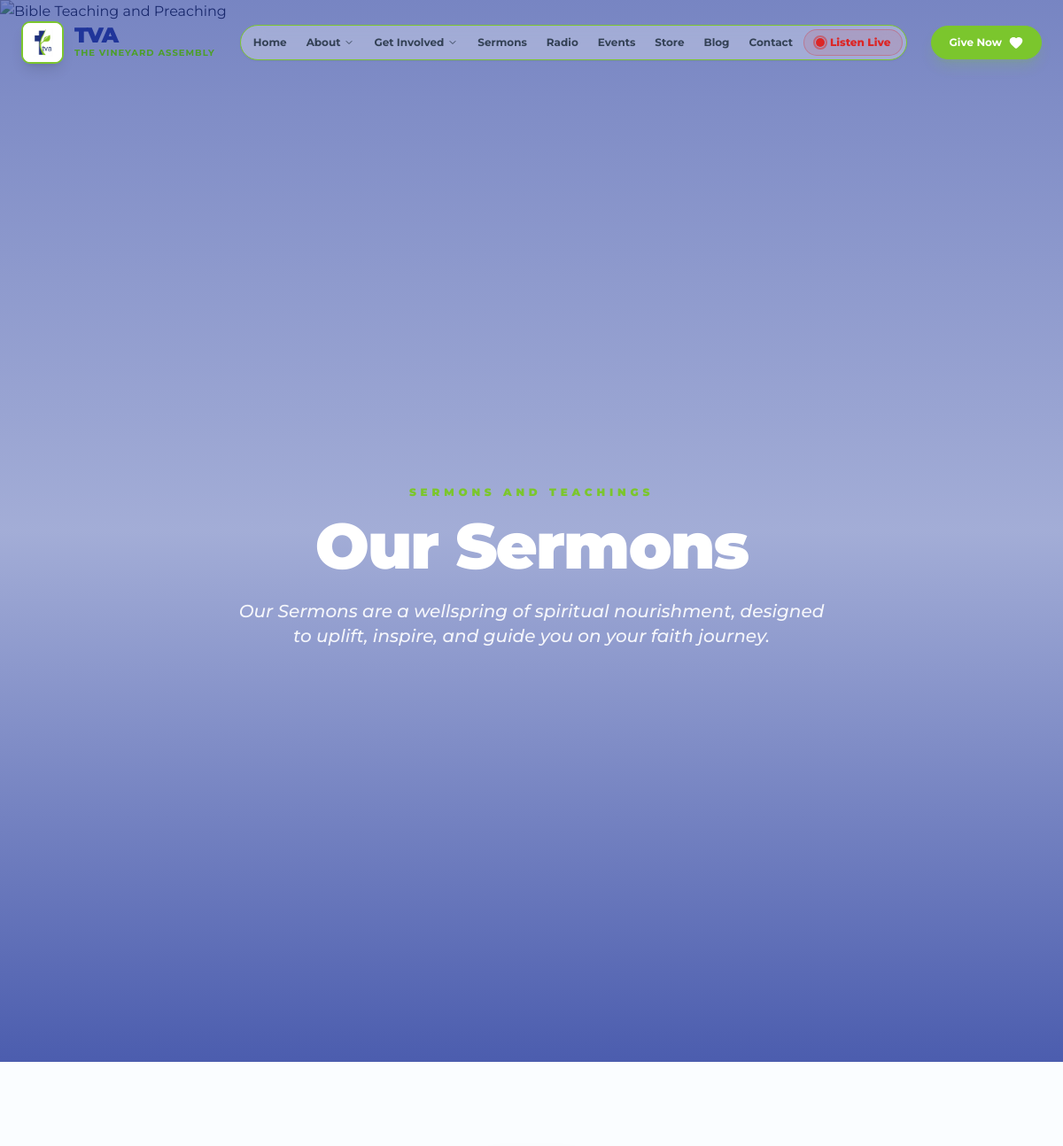
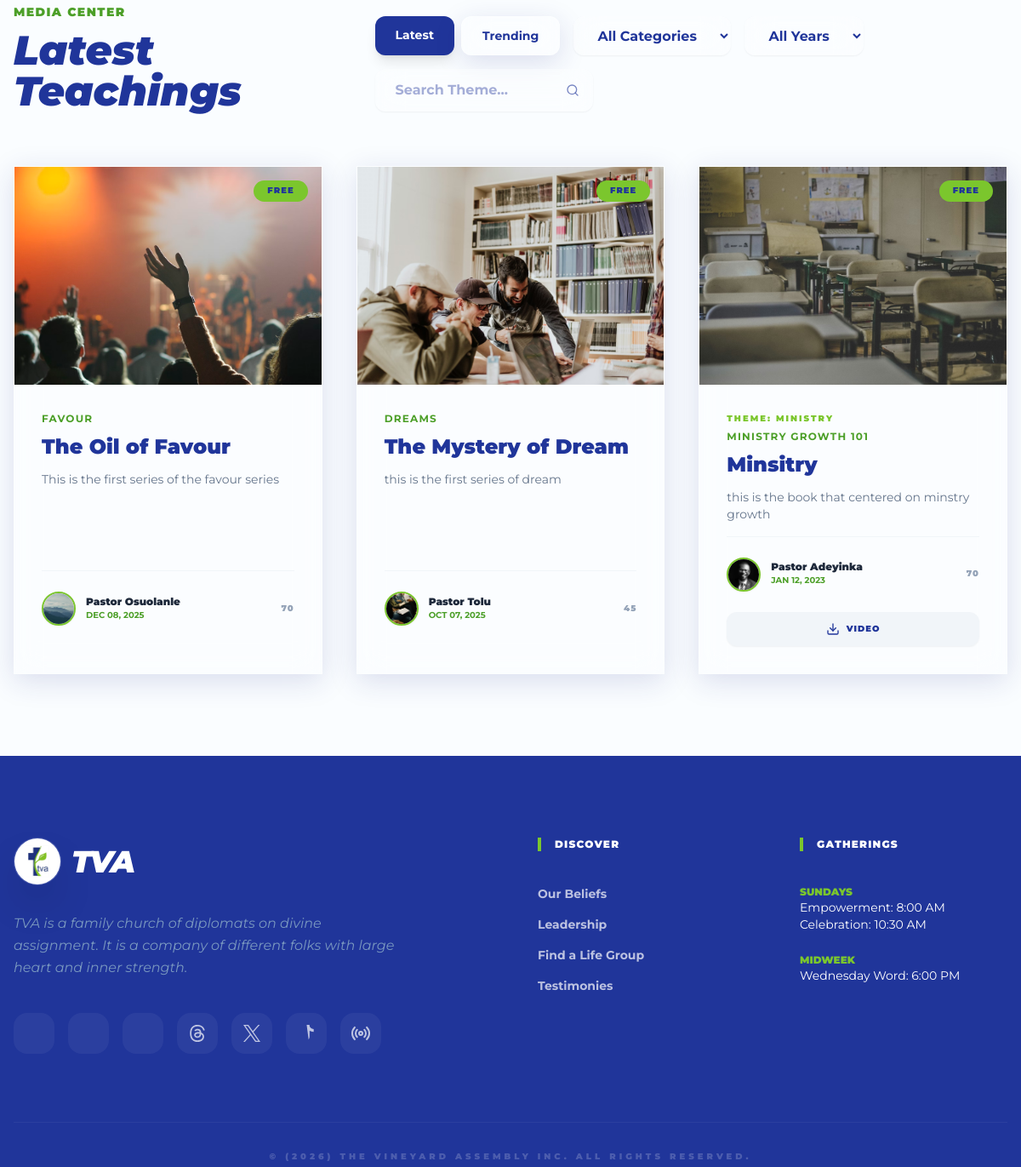
The app's page /sermons/ with its own data (2 pictures, top to bottom).
### sermons/models.py (models this page shows, shortened)
class CommonBase(models.Model):
    STATUS_CHOICES = [
        ('free', 'Free'),
        ('paid', 'Paid/Buy'),
    ]
    title = models.CharField(max_length=255)
    description = CKEditor5Field('Content', config_name='default')
    thumbnail = models.ImageField(upload_to='resources/thumbnails/')
    status = models.CharField(max_length=10, choices=STATUS_CHOICES, default='free')
    price = models.DecimalField(max_digits=10, decimal_places=2, default=0.00)
    created_at = models.DateTimeField(auto_now_add=True)
    class Meta:
        abstract = True

class Sermon(CommonBase):
    category = models.ForeignKey(SermonCategory, on_delete=models.SET_NULL, null=True, blank=True)
    theme = models.CharField(max_length=255, blank=True, help_text="The theme of the sermon/series")
    series_name = models.CharField(max_length=100, blank=True, help_text="e.g., The Overflow Series")
    video_url = models.URLField(blank=True, help_text="YouTube link (optional if uploading video)")
    video_file = models.FileField(upload_to='sermons/videos/', blank=True, null=True, help_text="Upload video file if not using YouTube")
    audio_url = models.URLField(blank=True, help_text="Telegram audio link (optional if uploading audio)")
    audio_file = models.FileField(upload_to='sermons/audios/', blank=True, null=True, help_text="Upload audio file for direct download")
    preacher = models.ForeignKey(Leader, on_delete=models.CASCADE)
    duration = models.CharField(max_length=20, help_text="e.g., 45 Mins")
    date_preached = models.DateField()
    is_trending = models.BooleanField(default=False)
    is_live_recording = models.BooleanField(
        default=False,
        help_text="Automatically set to True when created from a live broadcast recording."
    )
    class Meta:
        ordering = ['-date_preached']

### about/models.py (models this page shows, shortened)
class Leader(models.Model):
    name = models.CharField(max_length=255)
    position = models.CharField(max_length=255)
    branch = models.ForeignKey('Branch', on_delete=models.SET_NULL, null=True, blank=True, related_name='leaders')
    image = models.ImageField(upload_to='leaders/')
    contact_email = models.EmailField(blank=True, null=True)
    facebook_url = models.URLField(blank=True, null=True)
    instagram_url = models.URLField(blank=True, null=True)
    linkedin_url = models.URLField(blank=True, null=True)
    tiktok_url = models.URLField(blank=True, null=True)
    order = models.PositiveIntegerField(default=0)
    class Meta:
        ordering = ['order']
        verbose_name_plural = "Leadership"

### sermons/views.py (the view)
# urls.py: path('sermons/', sermon_list, name='sermons'),
def sermon_list(request):
    sermons = Sermon.objects.all().select_related('preacher', 'category')
    categories = SermonCategory.objects.all()
    years = Sermon.objects.dates('date_preached', 'year', order='DESC')
    years = [date.year for date in years]
    category_slug = request.GET.get('category')
    year = request.GET.get('year')
    theme = request.GET.get('theme')
    sort_type = request.GET.get('sort')
    if category_slug:
        sermons = sermons.filter(category__slug=category_slug)
    if year:
        sermons = sermons.filter(date_preached__year=year)
    if theme:
        sermons = sermons.filter(theme__icontains=theme)
    if sort_type == 'trending':
        sermons = sermons.filter(is_trending=True)
    else:
        sermons = sermons.order_by('-date_preached')
    context = {
        'sermons': sermons,
        'categories': categories,
        'years': years,
        'current_category': category_slug,
        'current_year': year,
        'current_theme': theme,
        'current_sort': sort_type,
    }
    return render(request, 'sermons.html', context)

### payments/context_processors.py (called while the page is built)
def payment_info(request):
    return {
        'bank_info': BankDetail.objects.filter(is_active=True).first()
    }

### sermons/context_processors.py (called while the page is built)
def active_broadcast(request):
    broadcast = AudioBroadcast.objects.filter(is_live=True).first()
    return {
        'active_broadcast': broadcast,
    }

### templates/sermons.html (shortened to what this page needs)
{% extends 'base.html' %}
{% load static %}
{% block content %}
   <header class="relative h-[45vh] flex items-center justify-center overflow-hidden">
      <img
        src="https://images.unsplash.com/photo-1438232992991-995b7058bbb3?auto=format&fit=crop&q=80&w=2000"
        alt="Bible Teaching and Preaching"
        class="absolute inset-0 w-full h-full object-cover"
      />
      <div class="absolute inset-0 bg-gradient-to-b from-primary/60 via-primary/40 to-primary/80"></div>
      <div class="relative z-10 text-center px-4 mt-20">
        <span class="text-secondary font-black uppercase tracking-[0.4em] text-xs mb-4 block animate-fade-in">
        </span>
        <h1 class="text-5xl md:text-7xl font-black text-white serif mb-6 tracking-tight">
          Our Sermons
        </h1>
        <p class="text-white/90 text-lg md:text-xl max-w-2xl mx-auto font-medium leading-relaxed italic">
          Our Sermons are a wellspring of spiritual nourishment, designed to uplift, inspire, and guide you on your faith journey.
        </p>
      </div>
    </header>
    <section id="sermons-page" class="py-24">
      <div class="max-w-7xl mx-auto px-4">
        <div class="flex flex-col lg:flex-row justify-between items-start lg:items-end mb-16 gap-8">
          <div class="max-w-xl">
            <span class="text-accent font-black uppercase tracking-widest text-sm">Media Center</span>
            <h2 class="text-5xl font-black text-primary serif mt-2 italic">Latest Teachings</h2>
          </div>
          <div class="w-full lg:w-auto">
            <form method="GET" class="grid grid-cols-1 md:grid-cols-2 lg:flex flex-wrap gap-4">
                <div class="flex gap-2 min-w-max">
                   <a href="{% url 'sermons' %}" class="px-6 py-3 rounded-xl font-bold text-sm {% if not current_sort %}bg-primary text-white shadow-lg{% else %}glass-card text-primary hover:bg-white/50{% endif %} transition-all">Latest</a>
                   <a href="?sort=trending" class="px-6 py-3 rounded-xl font-bold text-sm {% if current_sort == 'trending' %}bg-primary text-white shadow-lg{% else %}glass-card text-primary hover:bg-white/50{% endif %} transition-all">Trending</a>
                </div>
                <select name="category" onchange="this.form.submit()" class="px-6 py-3 rounded-xl glass-card font-bold text-primary focus:outline-none cursor-pointer border-none shadow-sm min-w-[160px]">
                    <option value="">All Categories</option>
                </select>
                <select name="year" onchange="this.form.submit()" class="px-6 py-3 rounded-xl glass-card font-bold text-primary focus:outline-none cursor-pointer border-none shadow-sm min-w-[120px]">
                    <option value="">All Years</option>
                </select>
                <div class="relative flex-grow lg:flex-grow-0 lg:w-64">
                    <input type="text" name="theme" value="{{ current_theme|default:'' }}" placeholder="Search Theme..." class="w-full px-6 py-3 rounded-xl glass-card font-bold text-primary focus:outline-none border-none shadow-sm placeholder:text-primary/40">
                    <button type="submit" class="absolute right-4 top-1/2 -translate-y-1/2 text-primary/60 hover:text-primary">
                        <i data-lucide="search" class="w-4 h-4"></i>
                    </button>
                </div>
            </form>
          </div>
        </div>
        <div class="grid grid-cols-1 md:grid-cols-2 lg:grid-cols-3 gap-10">
          {% for sermon in sermons %}
          <div class="glass-card overflow-hidden group hover:-translate-y-2 transition-all duration-500 relative flex flex-col h-full">
            <div class="absolute top-4 right-4 z-20 flex flex-col items-end gap-2">
                <span class="px-4 py-1 rounded-full text-[10px] font-black uppercase tracking-widest {% if sermon.status == 'free' %}bg-secondary text-primary{% else %}bg-accent text-white shadow-lg{% endif %}">
                    {{ sermon.get_status_display }}
                </span>
            </div>
            <div class="relative h-64 overflow-hidden shrink-0">
            </div>
            <div class="p-8 flex flex-col grow">
              <div class="mb-4">
                {% if sermon.theme %}
                <span class="text-secondary font-black text-[10px] uppercase tracking-[0.2em] block mb-1">Theme: {{ sermon.theme }}</span>
                {% endif %}
                <span class="text-accent font-bold text-xs uppercase tracking-widest block mb-2">{{ sermon.series_name }}</span>
                <h4 class="text-2xl font-black text-primary mb-3 leading-snug">{{ sermon.title }}</h4>
                <div class="text-slate-500 text-sm line-clamp-3">
                    {{ sermon.description|striptags }}
                </div>
              </div>
              <div class="mt-auto pt-6 border-t border-slate-100">
                <div class="flex items-center justify-between mb-6">
                  <div class="flex items-center gap-3">
                    {% if sermon.preacher.image %}
                      <img src="{{ sermon.preacher.image.url }}" class="w-10 h-10 rounded-full object-cover border-2 border-secondary shadow-sm">
                    {% else %}
                      <div class="w-10 h-10 rounded-full bg-secondary flex items-center justify-center text-xs font-black text-primary border-2 border-white shadow-sm">VA</div>
                    {% endif %}
                    <div class="flex flex-col">
                      <span class="text-xs font-black text-slate-800">{{ sermon.preacher.name }}</span>
                      <span class="text-[10px] text-accent font-bold uppercase">{{ sermon.date_preached|date:"M d, Y" }}</span>
                    </div>
                  </div>
                  <span class="text-[10px] text-slate-400 font-black uppercase tracking-widest">{{ sermon.duration }}</span>
                </div>
                <div class="grid {% if sermon.audio_file and sermon.video_file %}grid-cols-2{% else %}grid-cols-1{% endif %} gap-3">
                    {% if sermon.status == 'paid' %}
                      <a href="{% url 'store' %}" class="py-3 bg-accent text-white rounded-xl font-black text-xs uppercase tracking-widest text-center hover:bg-slate-900 transition-all flex items-center justify-center gap-2">
                        <i data-lucide="shopping-bag" class="w-4 h-4"></i> Buy Sermon
                      </a>
                    {% else %}
                      {% if sermon.video_file %}
                        <a href="{% url 'sermon_download' sermon.id 'video' %}" class="py-3 bg-slate-100 text-primary rounded-xl font-black text-[10px] uppercase tracking-widest text-center hover:bg-secondary transition-all flex items-center justify-center gap-2 shadow-sm">
                          <i data-lucide="download" class="w-4 h-4"></i> Video
                        </a>
                      {% endif %}
                    {% endif %}
                </div>
              </div>
            </div>
          </div>
          {% endfor %}
        </div>
      </div>
    </section>
{% endblock %}

### static/style.css (style rules this page uses)
:root { --brand-primary: #1F317D; --brand-secondary: #81C225; --brand-accent: #010066; --brand-green: #cbed9c; }
body { font-family: 'Montserrat', sans-serif; background-color: #c2f2ff; color: #1a1a1a; overflow-x: hidden; }
.glass-card { background: rgba(255, 255, 255, 0.25); backdrop-filter: blur(16px); -webkit-backdrop-filter: blur(16px); border: 1px solid rgba(255, 255, 255, 0.3); box-shadow: 0 8px 32px 0 rgba(31, 38, 135, 0.15); }
.serif { font-family: 'Montserrat', sans-serif; }
h1 { font-family: 'Montserrat', sans-serif; font-weight: 900; }
h2 { font-family: 'Montserrat', sans-serif; font-weight: 800; }
p, span { font-family: 'Montserrat', sans-serif; font-weight: 400; }
button, .btn, a.btn { font-family: 'Montserrat', sans-serif; font-weight: 800; }

### records on screen
Sermon: status "FREE", series_name "FAVOUR", title "The Oil of Favour", description "This is the first series of the favour series", preacher.image (picture), preacher.name "Pastor Osuolanle", date_preached "DEC 08, 2025", duration "70"
Sermon: status "FREE", series_name "DREAMS", title "The Mystery of Dream", description "this is the first series of dream", preacher.image (picture), preacher.name "Pastor Tolu", date_preached "OCT 07, 2025", duration "45"
Sermon: status "FREE", theme "MINISTRY", series_name "MINISTRY GROWTH 101", title "Minsitry", description "this is the book that centered on minstry growth", preacher.image (picture), preacher.name "Pastor Adeyinka", date_preached "JAN 12, 2023", duration "70", shows "VIDEO"
